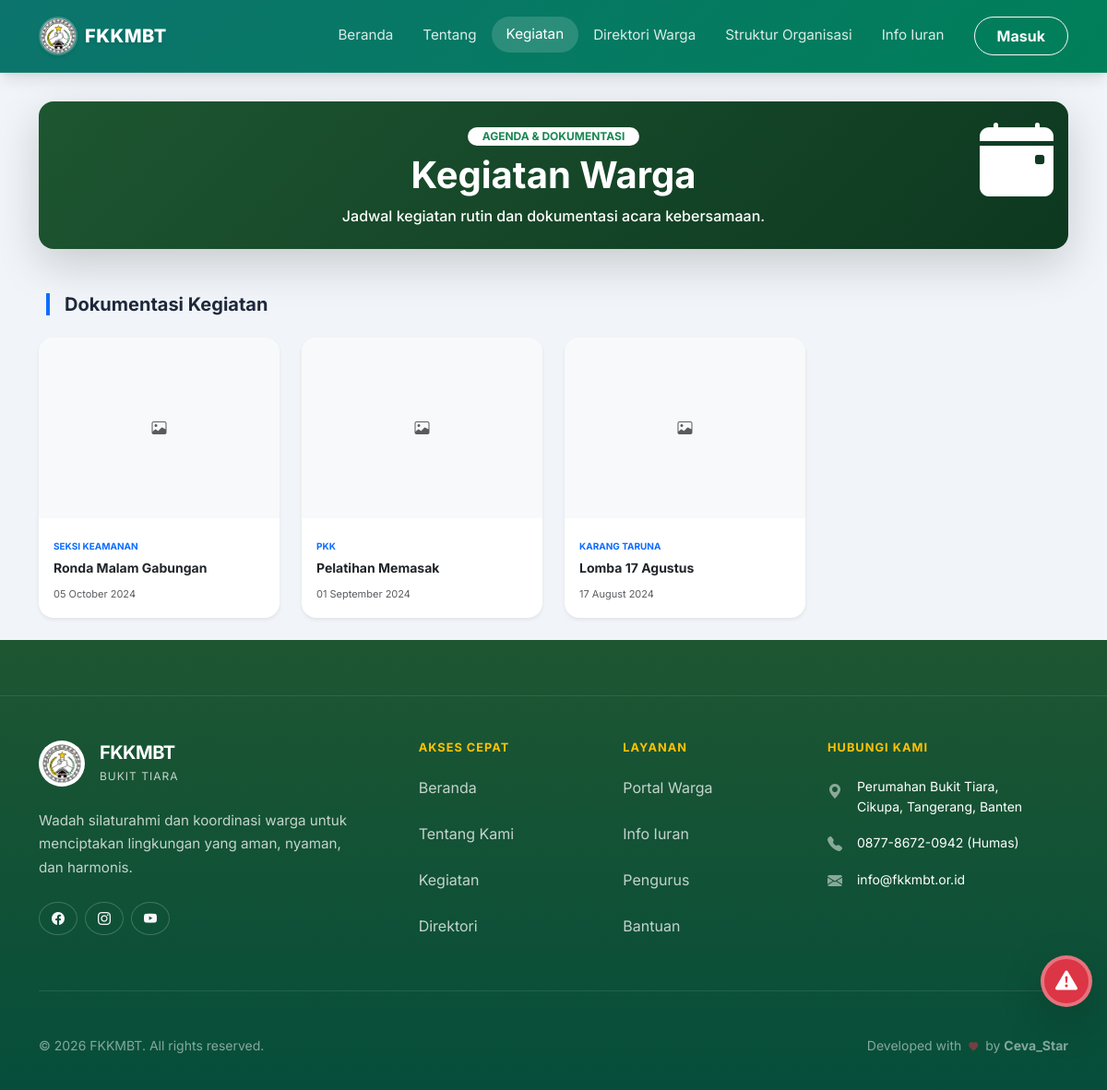
The page /index.php/kegiatan on the database its author committed.
### tables this page shows
CREATE TABLE `kegiatan` (
  `id` int(11) NOT NULL,
  `organisasi_id` int(11) NOT NULL,
  `judul` varchar(200) NOT NULL,
  `deskripsi` text NOT NULL,
  `tanggal` date NOT NULL,
  `foto` varchar(255) DEFAULT NULL,
  `created_at` timestamp NOT NULL DEFAULT current_timestamp()
);

CREATE TABLE `organisasi` (
  `id` int(11) NOT NULL,
  `nama_organisasi` varchar(100) NOT NULL,
  `deskripsi` text DEFAULT NULL,
  `induk` enum('fkkmbt','fkkmmbt') NOT NULL DEFAULT 'fkkmbt'
);

### application/controllers/Kegiatan.php (called while the page is built, shortened)
<?php
class Kegiatan extends CI_Controller {
	public function index()
	{
		$data['title'] = 'Kegiatan Warga';
        $this->db->select('k.*, o.nama_organisasi');
        $this->db->from('kegiatan k');
        $this->db->join('organisasi o', 'k.organisasi_id = o.id', 'left');
        $this->db->order_by('k.tanggal', 'DESC');
        $data['kegiatan_list'] = $this->db->get()->result_array();
        $data['upcoming'] = [];
        $data['past'] = [];
        $today = date('Y-m-d');
        foreach ($data['kegiatan_list'] as $row) {
            if ($row['tanggal'] >= $today) {
                $data['upcoming'][] = $row;
            } else {
                $data['past'][] = $row;
            }
        }
        usort($data['upcoming'], function($a, $b) {
            return $a['tanggal'] <=> $b['tanggal'];
        });
		$this->load->view('templates/header', $data);
		$this->load->view('kegiatan', $data);
		$this->load->view('templates/footer');
	}
}

### index.php (called while the page is built, shortened)
<?php
require_once BASEPATH.'core/CodeIgniter.php';

### application/views/kegiatan.php (the view, shortened to what this page needs)
<div class="container py-4">
    <div class="text-center mb-5 mt-3 rounded-4 p-4 text-white shadow-lg position-relative overflow-hidden" style="background: linear-gradient(135deg, #1e5631 0%, #0d3820 100%);">
        <div class="position-absolute top-0 end-0 p-3 opacity-10">
            <i class="bi bi-calendar-event-fill display-1"></i>
        </div>
        <span class="badge bg-white text-success rounded-pill mb-2 px-3 fw-bold">AGENDA & DOKUMENTASI</span>
        <h2 class="fw-bold display-6 mb-2">Kegiatan Warga</h2>
        <p class="mb-0 fw-medium" style="max-width: 600px; margin: 0 auto; color: #ffffff !important;">
            Jadwal kegiatan rutin dan dokumentasi acara kebersamaan.
        </p>
    </div>
    <h5 class="fw-bold mb-4 px-2 border-start border-4 border-primary ms-2 ps-3">Dokumentasi Kegiatan</h5>
    <?php if(!empty($past)): ?>
    <div class="row g-4">
        <?php foreach($past as $row): ?>
        <div class="col-6 col-md-4 col-lg-3">
            <div class="card border-0 shadow-sm rounded-4 overflow-hidden h-100 hover-zoom">
                <div class="ratio ratio-4x3 bg-light">
                    <?php if(!empty($row['foto'])): ?>
                        <img src="<?= base_url('assets/images/kegiatan/'.$row['foto']) ?>" class="object-fit-cover" loading="lazy">
                    <?php else: ?>
                        <div class="d-flex align-items-center justify-content-center h-100 text-muted">
                            <i class="bi bi-image"></i>
                        </div>
                    <?php endif; ?>
                </div>
                <div class="card-body p-3">
                    <small class="text-primary fw-bold" style="font-size: 10px;"><?= strtoupper($row['nama_organisasi']) ?></small>
                    <h6 class="fw-bold mb-1 mt-1 text-truncate-2" style="font-size: 14px; line-height: 1.4;"><?= $row['judul'] ?></h6>
                    <small class="text-muted" style="font-size: 11px;"><?= date('d F Y', strtotime($row['tanggal'])) ?></small>
                </div>
            </div>
        </div>
        <?php endforeach; ?>
    </div>
    <?php else: ?>
        <div class="text-center py-5">
            <p class="text-muted">Belum ada dokumentasi kegiatan.</p>
        </div>
    <?php endif; ?>
</div>

### application/views/templates/header.php (shortened to what this page needs)
<!DOCTYPE html>
<html lang="id">
<head>
    <link href="https://cdn.jsdelivr.net/npm/bootstrap@5.3.0/dist/css/bootstrap.min.css" rel="stylesheet">
    <link rel="stylesheet" href="https://cdn.jsdelivr.net/npm/bootstrap-icons@1.11.0/font/bootstrap-icons.css">
    <link href="https://unpkg.com/aos@2.3.1/dist/aos.css" rel="stylesheet">
    <link rel="stylesheet" href="<?= base_url('assets/css/style.css?v='.time()) ?>">
    <link rel="stylesheet" href="<?= base_url('assets/css/mobile.css?v='.time()) ?>">
</head>
<body class="d-flex flex-column min-vh-100">
    <nav class="navbar navbar-expand-lg fixed-top">
        <div class="container">
            <a class="navbar-brand d-flex align-items-center gap-2" href="<?= base_url() ?>">
                <img src="<?= base_url('assets/images/LOGO/LOGOFKKMBT.jpg') ?>" class="rounded-circle shadow-sm">
                <span>FKKMBT</span>
            </a>
            <div class="collapse navbar-collapse" id="mobileMenu">
                <ul class="navbar-nav ms-auto mb-2 mb-lg-0">
                    <li class="nav-item">
                        <a class="nav-link <?= ($this->uri->segment(1) == '' ? 'active' : '') ?>" href="<?= base_url() ?>">Beranda</a>
                    </li>
                    <li class="nav-item">
                        <a class="nav-link <?= ($this->uri->segment(1) == 'tentang' ? 'active' : '') ?>" href="<?= base_url('tentang') ?>">Tentang</a>
                    </li>
                    <li class="nav-item">
                        <a class="nav-link <?= ($this->uri->segment(1) == 'kegiatan' ? 'active' : '') ?>" href="<?= base_url('kegiatan') ?>">Kegiatan</a>
                    </li>
                    <li class="nav-item">
                        <a class="nav-link <?= ($this->uri->segment(1) == 'warga' ? 'active' : '') ?>" href="<?= base_url('warga') ?>">Direktori Warga</a>
                    </li>
                    <li class="nav-item">
                        <a class="nav-link <?= ($this->uri->segment(1) == 'struktur' ? 'active' : '') ?>" href="<?= base_url('struktur') ?>">Struktur Organisasi</a>
                    </li>
                    <li class="nav-item">
                        <a class="nav-link <?= ($this->uri->segment(1) == 'iuran' ? 'active' : '') ?>" href="<?= base_url('iuran') ?>">Info Iuran</a>
                    </li>
                </ul>
                <div class="d-none d-lg-flex gap-2 ms-3">
                    <?php if($this->session->userdata('user_id')): ?>
                        <a href="<?= ($this->session->userdata('role') == 'admin') ? base_url('admin/dashboard') : base_url('user/dashboard') ?>" class="btn btn-outline-light rounded-pill px-4 fw-bold small">Dashboard</a>
                    <?php else: ?>
                        <a href="<?= base_url('auth/login') ?>" class="btn btn-outline-light rounded-pill px-4 fw-bold small">Masuk</a>
                    <?php endif; ?>
                </div>
            </div>
        </div>
    </nav>

### application/views/templates/footer.php (shortened to what this page needs)
<footer class="mt-auto text-white position-relative overflow-hidden" style="background: linear-gradient(180deg, #1e5631 0%, #064e3b 100%); z-index: 10;">
    <div style="height: 1px; background: rgba(255,255,255,0.1); width: 100%;"></div>
    <div class="container pt-5 pb-2">
        <div class="row g-4 justify-content-between">
            <div class="col-lg-4 col-md-6 mb-4 mb-lg-0">
                <div class="d-flex align-items-center gap-3 mb-4">
                    <div class="bg-white p-1 rounded-circle d-flex align-items-center justify-content-center" style="width: 50px; height: 50px;">
                        <img src="<?= base_url('assets/images/LOGO/LOGOFKKMBT.jpg') ?>" class="rounded-circle" style="width: 42px; height: 42px; object-fit: cover;">
                    </div>
                    <div>
                        <h5 class="fw-bold mb-0 text-white" style="letter-spacing: -0.5px;">FKKMBT</h5>
                        <small class="text-white opacity-75" style="letter-spacing: 1px; font-size: 0.75rem;">BUKIT TIARA</small>
                    </div>
                </div>
                <p class="text-white opacity-75 mb-4" style="line-height: 1.7; font-size: 0.95rem;">
                    Wadah silaturahmi dan koordinasi warga untuk menciptakan lingkungan yang aman, nyaman, dan harmonis.
                </p>
                <div class="d-flex gap-2">
                    <a href="#" class="btn btn-outline-light btn-sm rounded-circle d-flex align-items-center justify-content-center" style="width: 36px; height: 36px; border-color: rgba(255,255,255,0.2);"><i class="bi bi-facebook"></i></a>
                    <a href="#" class="btn btn-outline-light btn-sm rounded-circle d-flex align-items-center justify-content-center" style="width: 36px; height: 36px; border-color: rgba(255,255,255,0.2);"><i class="bi bi-instagram"></i></a>
                    <a href="#" class="btn btn-outline-light btn-sm rounded-circle d-flex align-items-center justify-content-center" style="width: 36px; height: 36px; border-color: rgba(255,255,255,0.2);"><i class="bi bi-youtube"></i></a>
                </div>
            </div>
            <div class="col-6 col-lg-2 col-md-3 mb-4 mb-lg-0">
                <h6 class="fw-bold text-warning mb-4 text-uppercase" style="font-size: 0.8rem; letter-spacing: 1px;">Akses Cepat</h6>
                <ul class="list-unstyled d-flex flex-column gap-3 mb-0">
                    <li><a href="<?= base_url() ?>" class="text-white text-decoration-none hover-link opacity-90">Beranda</a></li>
                    <li><a href="<?= base_url('tentang') ?>" class="text-white text-decoration-none hover-link opacity-90">Tentang Kami</a></li>
                    <li><a href="<?= base_url('kegiatan') ?>" class="text-white text-decoration-none hover-link opacity-90">Kegiatan</a></li>
                    <li><a href="<?= base_url('warga') ?>" class="text-white text-decoration-none hover-link opacity-90">Direktori</a></li>
                </ul>
            </div>
            <div class="col-6 col-lg-2 col-md-3 mb-4 mb-lg-0">
                <h6 class="fw-bold text-warning mb-4 text-uppercase" style="font-size: 0.8rem; letter-spacing: 1px;">Layanan</h6>
                <ul class="list-unstyled d-flex flex-column gap-3 mb-0">
                    <li><a href="<?= base_url('auth/login') ?>" class="text-white text-decoration-none hover-link opacity-90">Portal Warga</a></li>
                    <li><a href="<?= base_url('iuran') ?>" class="text-white text-decoration-none hover-link opacity-90">Info Iuran</a></li>
                    <li><a href="<?= base_url('struktur') ?>" class="text-white text-decoration-none hover-link opacity-90">Pengurus</a></li>
                    <li><a href="#" class="text-white text-decoration-none hover-link opacity-90">Bantuan</a></li>
                </ul>
            </div>
            <div class="col-lg-3 col-md-12">
                <h6 class="fw-bold text-warning mb-4 text-uppercase" style="font-size: 0.8rem; letter-spacing: 1px;">Hubungi Kami</h6>
                <ul class="list-unstyled d-flex flex-column gap-3">
                    <li class="d-flex gap-3">
                        <i class="bi bi-geo-alt-fill text-white opacity-50 mt-1"></i>
                        <span class="text-white opacity-90 small" style="line-height: 1.6;">Perumahan Bukit Tiara,<br>Cikupa, Tangerang, Banten</span>
                    </li>
                    <li class="d-flex gap-3">
                        <i class="bi bi-telephone-fill text-white opacity-50"></i>
                        <span class="text-white opacity-90 small">0877-8672-0942 (Humas)</span>
                    </li>
                    <li class="d-flex gap-3">
                        <i class="bi bi-envelope-fill text-white opacity-50"></i>
                        <span class="text-white opacity-90 small">info@fkkmbt.or.id</span>
                    </li>
                </ul>
            </div>
        </div>
        <hr class="my-5" style="border-color: rgba(255,255,255,0.1);">
        <div class="row align-items-center">
            <div class="col-md-6 text-center text-md-start mb-3 mb-md-0">
                <p class="mb-0 small text-white opacity-50">
                    &copy; <?= date('Y') ?> FKKMBT. All rights reserved.
                </p>
            </div>
            <div class="col-md-6 text-center text-md-end">
                <p class="mb-0 small text-white opacity-50">
                    Developed with <i class="bi bi-heart-fill text-danger mx-1" style="font-size: 10px;"></i> by <span class="text-white fw-bold">Ceva_Star</span>
                </p>
            </div>
        </div>
    </div>
</footer>
<div class="position-fixed end-0 bottom-0 p-3 d-flex flex-column gap-3" style="z-index: 1050; padding-bottom: 90px !important;">
    <button class="btn btn-danger rounded-circle shadow-lg d-none d-lg-flex align-items-center justify-content-center shake-animation" style="width: 56px; height: 56px; border: 4px solid rgba(255,255,255,0.3);" data-bs-toggle="modal" data-bs-target="#panicModal" title="Tombol Darurat">
        <i class="bi bi-exclamation-triangle-fill fs-4"></i>
    </button>
</div>
</body>
</html>

### assets/css/style.css (style rules this page uses)
:root { --primary: #0c746dff; --primary-dark: #007f59ff; --primary-light: #ccfbf1; --accent: #f97316; --dark: #1e293b; --gray: #64748b; --light: #f8fafc; --shadow-sm: 0 4px 6px -1px rgba(0, 0, 0, 0.05); --shadow-md: 0 10px 15px -3px rgba(0, 0, 0, 0.1), 0 4px 6px -2px rgba(0, 0, 0, 0.05); --shadow-lg: 0 20px 25px -5px rgba(0, 0, 0, 0.1), 0 10px 10px -5px rgba(0, 0, 0, 0.04); }
body { font-family: "Inter", sans-serif; color: var(--dark); background-color: #f1f5f9; }
a { text-decoration: none; transition: all 0.2s ease; }
.container, .modal-content { animation: fadeIn 0.4s ease-out; }
.navbar { background: linear-gradient( 135deg, var(--primary) 0%, var(--primary-dark) 100% ) !important; box-shadow: var(--shadow-md) !important; padding-top: 0.8rem !important; padding-bottom: 0.8rem !important; }
.nav-link { color: rgba(255, 255, 255, 0.85) !important; border-radius: 50px; padding: 8px 16px !important; font-size: 0.95rem; }
.nav-link:hover, .nav-link.active { background: rgba(255, 255, 255, 0.15); color: #fff !important; transform: translateY(-1px); }
.card { border: none !important; background: #fff; border-radius: 16px !important; box-shadow: var(--shadow-sm); transition: all 0.3s cubic-bezier(0.4, 0, 0.2, 1); }
.btn { border-radius: 50px; padding: 8px 20px; font-weight: 600; transition: all 0.2s; }
footer { background: linear-gradient(135deg, #0f3730 0%, #134e4a 100%); color: #ffffff; padding: 60px 0 30px; }
footer h6 { color: white; font-weight: 700; margin-bottom: 20px; font-size: 0.95rem; }
footer a { color: rgba(255, 255, 255, 0.85); display: block; margin-bottom: 10px; transition: color 0.2s; }
footer hr { border-color: rgba(255, 255, 255, 0.2); opacity: 1; }

### assets/css/mobile.css (style rules this page uses)
:root { --primary-gradient: linear-gradient(135deg, #2d6a5f 0%, #1f5449 100%); --secondary-gradient: linear-gradient(135deg, #3b82f6 0%, #2563eb 100%); --danger-gradient: linear-gradient(135deg, #ef4444 0%, #b91c1c 100%); --warning-gradient: linear-gradient(135deg, #f97316 0%, #ea580c 100%); --card-shadow: 0 4px 12px rgba(0, 0, 0, 0.05); --bottom-nav-height: 65px; --touch-target: 44px; }

### application/views/templates/header.php (style rules this page uses)
body { padding-top: 70px; }
.navbar { background: linear-gradient(135deg, #1e5631 0%, #0d3820 100%); box-shadow: 0 4px 20px rgba(0,0,0,0.1); padding: 12px 0; border-bottom: 1px solid rgba(255,255,255,0.1); }
.navbar-brand img { width: 42px; height: 42px; border: 2px solid rgba(255,255,255,0.2); }
.navbar-brand span { font-family: 'Inter', sans-serif; font-weight: 800; letter-spacing: 0.5px; color: #ffffff; text-shadow: 0 2px 4px rgba(0,0,0,0.1); }

### application/views/kegiatan.php (style rules this page uses)
.hover-zoom { transition: transform 0.3s; }

### application/views/templates/footer.php (style rules this page uses)
.hover-link { transition: all 0.2s; opacity: 0.75; }
.shake-animation { animation: shake 5s cubic-bezier(.36,.07,.19,.97) both infinite; transform: translate3d(0, 0, 0); }

### rows shown on the page
kegiatan: organisasi.nama_organisasi "SEKSI KEAMANAN", judul "Ronda Malam Gabungan", tanggal "05 October 2024"
kegiatan: organisasi.nama_organisasi "PKK", judul "Pelatihan Memasak", tanggal "01 September 2024"
kegiatan: organisasi.nama_organisasi "KARANG TARUNA", judul "Lomba 17 Agustus", tanggal "17 August 2024"
